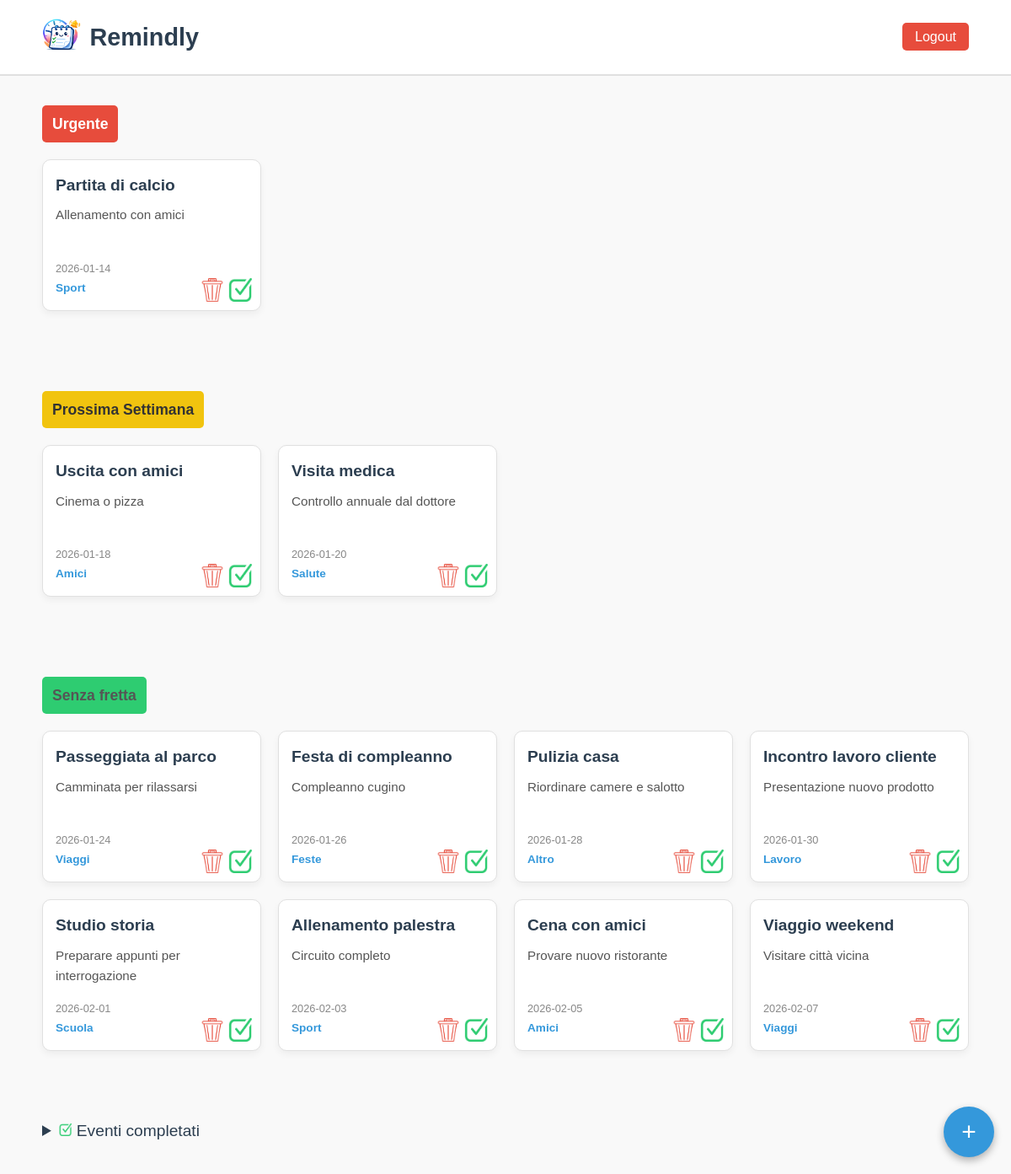
Page /pages/home.php (signed in) on the committed database.
### tables this page shows
CREATE TABLE `evento` (
  `idEvento` int(11) NOT NULL,
  `titolo` varchar(100) NOT NULL,
  `descrizione` text DEFAULT NULL,
  `scadenza` date NOT NULL,
  `completato` tinyint(1) NOT NULL DEFAULT 0,
  `idUtente` int(11) DEFAULT NULL,
  `idCategoria` int(11) DEFAULT NULL
);

CREATE TABLE `categoria` (
  `idCategoria` int(11) NOT NULL,
  `nomeCategoria` varchar(50) NOT NULL
);

### core/functions.php (called while the page is built, shortened)
<?php
function getEventi($pdo, $user_id , $after = 0, $before = 0){
    $sql = "SELECT idEvento, titolo, descrizione, scadenza, nomeCategoria
            from evento as e
            inner join categoria as c on e.idCategoria = c.idCategoria
            WHERE idUtente = :utente &&";
    if ($before == 0 && $after != 0) {
        $sql .= "
        e.scadenza > DATE_ADD(CURDATE(), INTERVAL ".$after." DAY) && !completato
        order by scadenza;
        ";
    }elseif ($before != 0 && $after != 0){
        $sql .= "
        e.scadenza between DATE_ADD(CURDATE(), INTERVAL ".($after + 1)." DAY) and DATE_ADD(CURDATE(), INTERVAL ".$before." DAY) && !completato
        order by scadenza;
        ";
    }elseif ($before != 0 && $after == 0){
        $sql .= "
        e.scadenza <= DATE_ADD(CURDATE(), INTERVAL ".$before." DAY) && !completato
        order by scadenza;
        ";
    }else{
        $sql .= "
        completato
        order by scadenza desc;
        ";
    }
    $stmt = $pdo->prepare($sql);
    $stmt->execute(['utente' => $user_id]);
    $eventi = $stmt->fetchAll(PDO::FETCH_ASSOC);
    return $eventi ?: null;
}
?>

### pages/home.php (the view, shortened to what this page needs)
<?php
require_once '../core/functions.php';
require_once '../core/database.php';
function printEvent($pdo,$after = 0, $before = 0) {
    $eventi = getEventi($pdo,$_SESSION['user_id'],$after,$before);
    if (isset($eventi)) {
        if ($after !=0 || $before !=0) {
            foreach ($eventi as $evento) {
                echo(
                        '<div class="evento" >' .
                        '<h3>' . $evento['titolo'] . '</h3>' .
                        '<p>' . $evento['descrizione'] . '</p>' .
                        '<div class="eventoCategoria">
                            <small>' . $evento['scadenza'] . '</small>' .
                            '<span class="categoria">' . $evento['nomeCategoria'] . '</span>
                        </div>
                        <div class="bottoniEventi">
                            <button class="btn-elimina-Ev" data-id="' . $evento['idEvento'] . '">
                                <img src="../img/trash.png" alt="Elimina" />
                            </button>
                            <button class="btn-evento-nCompletato" data-id="' . $evento['idEvento'] . '">
                                <img src="../img/done.png" alt="Completato" />
                            </button>
                        </div>' .
                        '</div>');
            }
        }
    }
}
?>
<!DOCTYPE html>
<html lang="it">
<head>
    <link rel="stylesheet" href="../css/homeStyle.css?v=<?=time() ?>" type="text/css">
</head>
<body>
<header>
    <div class="header-left">
        <a href="../index.html"><img src="../img/logo.png" alt="Logo Remindly" class="logo-small"></a>
        <h1>Remindly</h1>
    </div>
    <div class="header-right">
        <a href="private/destroySession.php" class="btn-logout">Logout</a>
    </div>
</header>
<main>
    <section>
        <h2 class="h2SectionUrgente">Urgente</h2>
        <div class="grid-eventi">
        <?php
        printEvent($pdo,0,2);
        ?>
        </div>
    </section>
    <section>
        <h2 class="h2SectionPs">Prossima Settimana</h2>
        <div class="grid-eventi">
            <?php
            printEvent($pdo,2,7);
            ?>
        </div>
    </section>
    <section>
        <h2 class="h2SectionNurgente">Senza fretta</h2>
        <div class="grid-eventi">
            <?php
            printEvent($pdo,7);
            ?>
        </div>
    </section>
    <details>
        <summary>
            <img src="../img/done.png" alt="immagine completati" class="summaryCompletati">
            Eventi completati</summary>
    </details>
    <button class="floatingBtn" id="newEvent">+</button>
</main>
</body>
</html>

### css/homeStyle.css (style rules this page uses)
* { margin: 0; padding: 0; box-sizing: border-box; font-family: 'Arial', sans-serif; }
body { background-color: #f9f9f9; color: #333; line-height: 1.6; }
header { display: flex; justify-content: space-between; align-items: center; padding: 20px 50px; background-color: #ffffff; border-bottom: 2px solid #e0e0e0; }
.header-left { display: flex; align-items: center; gap: 10px; }
.header-left h1 { font-size: 1.8rem; color: #2c3e50; }
.logo-small { height: 40px; }
.summaryCompletati { height: 15px; }
section h2 { display: inline-block; margin-top: 15px; font-size: 1.1rem; padding: 8px 12px; border-radius: 5px; box-sizing: border-box; }
.h2SectionUrgente { color: white; background-color: #e74c3c; }
.h2SectionPs { color: #333; background-color: #f1c40f; }
.h2SectionNurgente { color: #555; background-color: #2ecc71; }
.header-right a.btn-logout { background-color: #e74c3c; color: white; text-decoration: none; padding: 8px 15px; border-radius: 5px; transition: background 0.3s; }
.floatingBtn { position: fixed; bottom: 20px; right: 20px; width: 60px; height: 60px; display: flex; align-items: center; justify-content: center; border-radius: 50%; background-color: #3498db; color: #fff; font-size: 30px; line-height: 1; border: none; padding: 0; cursor: pointer; box-shadow: 0 4px 10px rgba(0, 0, 0, 0.3); z-index: 99999; appearance: none; -webkit-appearance: none; }
section { padding: 20px 50px; }
section h2 { color: #2c3e50; margin-bottom: 20px; }
.grid-eventi { display: grid; grid-template-columns: repeat(auto-fill, minmax(220px, 1fr)); gap: 20px; margin-bottom: 40px; }
.evento { background-color: #ffffff; border: 1px solid #e0e0e0; border-radius: 10px; padding: 15px; display: flex; flex-direction: column; justify-content: space-between; height: 180px; box-shadow: 0 4px 8px rgba(0, 0, 0, 0.05); transition: transform 0.2s; cursor: pointer; position: relative; }
.evento h3 { font-size: 1.2rem; margin-bottom: 8px; color: #2c3e50; }
.evento p { font-size: 0.95rem; color: #555; margin-bottom: 8px; flex-grow: 1; }
.eventoCategoria { display: flex; flex-direction: column; gap: 2px; }
.evento .categoria { font-size: 0.85rem; color: #3498db; font-weight: bold; }
.evento small { font-size: 0.8rem; color: #888; }
.bottoniEventi { position: absolute; bottom: 10px; right: 10px; display: flex; gap: 5px; }
.bottoniEventi button { width: 28px; height: 28px; border: none; background: none; cursor: pointer; padding: 0; }
.bottoniEventi button img { width: 100%; height: 100%; object-fit: cover; }
details { padding: 20px 50px; }
details summary { font-size: 1.2rem; cursor: pointer; margin-bottom: 15px; color: #2c3e50; }

### rows in the picture
evento: titolo "Partita di calcio", descrizione "Allenamento con amici", scadenza "2026-01-14", idCategoria.nomeCategoria "Sport"
evento: titolo "Uscita con amici", descrizione "Cinema o pizza", scadenza "2026-01-18", idCategoria.nomeCategoria "Amici"
evento: titolo "Visita medica", descrizione "Controllo annuale dal dottore", scadenza "2026-01-20", idCategoria.nomeCategoria "Salute"
evento: titolo "Passeggiata al parco", descrizione "Camminata per rilassarsi", scadenza "2026-01-24", idCategoria.nomeCategoria "Viaggi"
evento: titolo "Festa di compleanno", descrizione "Compleanno cugino", scadenza "2026-01-26", idCategoria.nomeCategoria "Feste"
evento: titolo "Pulizia casa", descrizione "Riordinare camere e salotto", scadenza "2026-01-28", idCategoria.nomeCategoria "Altro"
evento: titolo "Incontro lavoro cliente", descrizione "Presentazione nuovo prodotto", scadenza "2026-01-30", idCategoria.nomeCategoria "Lavoro"
evento: titolo "Studio storia", descrizione "Preparare appunti per interrogazione", scadenza "2026-02-01", idCategoria.nomeCategoria "Scuola"
evento: titolo "Allenamento palestra", descrizione "Circuito completo", scadenza "2026-02-03", idCategoria.nomeCategoria "Sport"
evento: titolo "Cena con amici", descrizione "Provare nuovo ristorante", scadenza "2026-02-05", idCategoria.nomeCategoria "Amici"
evento: titolo "Viaggio weekend", descrizione "Visitare città vicina", scadenza "2026-02-07", idCategoria.nomeCategoria "Viaggi"
